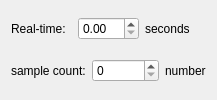
              <widget class="QWidget" name="Device3_Channel8">
               <attribute name="title">
                <string>Channel8</string>
               </attribute>
               <layout class="QGridLayout" name="gridLayout_31">
                <item row="0" column="0">
                 <layout class="QHBoxLayout" name="horizontalLayout_47">
                  <item>
                   <widget class="QLabel" name="label_93">
                    <property name="text">
                     <string>Real-time:</string>
                    </property>
                   </widget>
                  </item>
                  <item>
                   <widget class="QDoubleSpinBox" name="Device3_Channel8_RealTime"/>
                  </item>
                  <item>
                   <widget class="QLabel" name="label_94">
                    <property name="text">
                     <string>seconds</string>
                    </property>
                   </widget>
                  </item>
                 </layout>
                </item>
                <item row="1" column="0">
                 <layout class="QHBoxLayout" name="horizontalLayout_48">
                  <item>
                   <widget class="QLabel" name="label_95">
                    <property name="text">
                     <string>sample count:</string>
                    </property>
                   </widget>
                  </item>
                  <item>
                   <widget class="QSpinBox" name="Device3_Channel8_Counternum">
                    <property name="maximum">
                     <number>999999999</number>
                    </property>
                    <property name="singleStep">
                     <number>1000</number>
                    </property>
                   </widget>
                  </item>
                  <item>
                   <widget class="QLabel" name="label_96">
                    <property name="text">
                     <string>number</string>
                    </property>
                   </widget>
                  </item>
                 </layout>
                </item>
               </layout>
              </widget>
